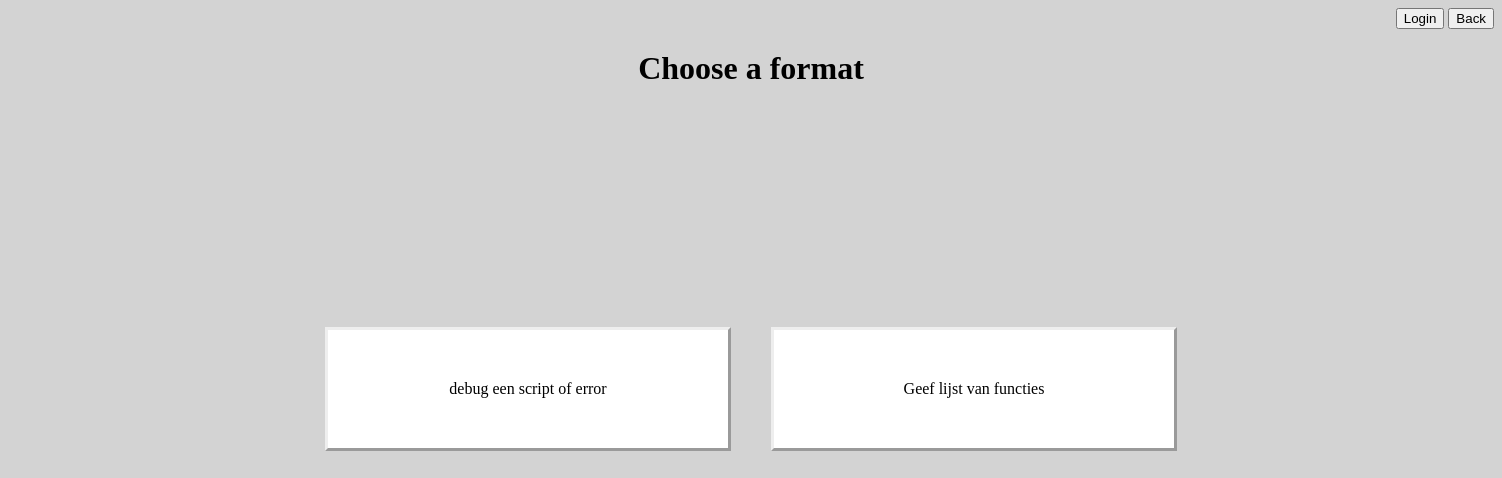
Before: /src/choice.php?subject=1 with the older database file.
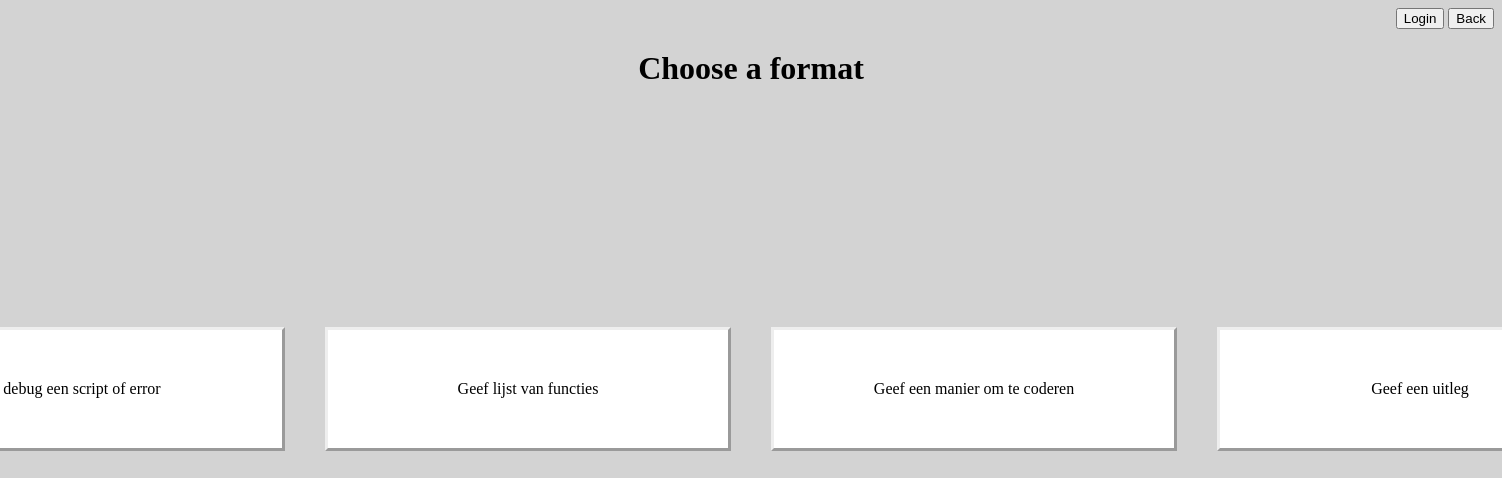
After: the same page with the newer database file.
### tables this page shows
CREATE TABLE choices (
    id INT AUTO_INCREMENT PRIMARY KEY,
    choice VARCHAR(255),
    prompt TEXT
);

### src/choice.php (the view, shortened to what this page needs)
<?php
require("connection.php");
$Database = $dbh->prepare("SELECT choices.* FROM choices INNER JOIN tags ON choices.id = tags.choice_id WHERE tags.subject_id = :id");
$subjectId = filter_var($_GET['subject'], FILTER_SANITIZE_NUMBER_INT);
$Database->bindParam(':id',$subjectId);
$Database->execute();
$choices = $Database->fetchAll(PDO::FETCH_ASSOC);
?>
<!DOCTYPE html>
<html lang="en">
<head>
    <link rel="stylesheet" href="style.css">
</head>
<body>
    <nav class="right-button-login">
        <?php if (empty($_SESSION["loggedInUser"])) { ?>
            <a href="login-logout/login.php"><button class="login-button">Login</button></a>
            <a href="homepage.php"><button class="back">Back</button></a>
        <?php } ?>
    </nav>
    <div class="title-center-home">
        <h1>Choose a format</h1>
    </div>
    <div class="center-boxes">
        <?php foreach ($choices as $choice) { ?>
            <a href="prompt.php?subject=<?=$_GET['subject'];?>&choice=<?=$choice['id'];?>"><p class="boxes"><?= $choice['choice'];?></p></a>
        <?php } ?>
    </div>
</body>
</html>

### src/style.css (style rules this page uses)
body { background-color: lightgray; }
.title-center-home { text-align: center; }
.center-boxes { display: flex; justify-content: center; align-items: center; height: 70vh; }
.center-boxes p { padding-right: 50px; }
.boxes { width: 300px; border-style: outset; padding: 50px; margin: 20px; text-align: center; background-color: white; }
a { text-decoration: none; color: black; }
.right-button-login { text-align: right; }

Changed rows visible on the page:
added choices: choice "Geef een manier om te coderen"
added choices: choice "Geef een uitleg"
